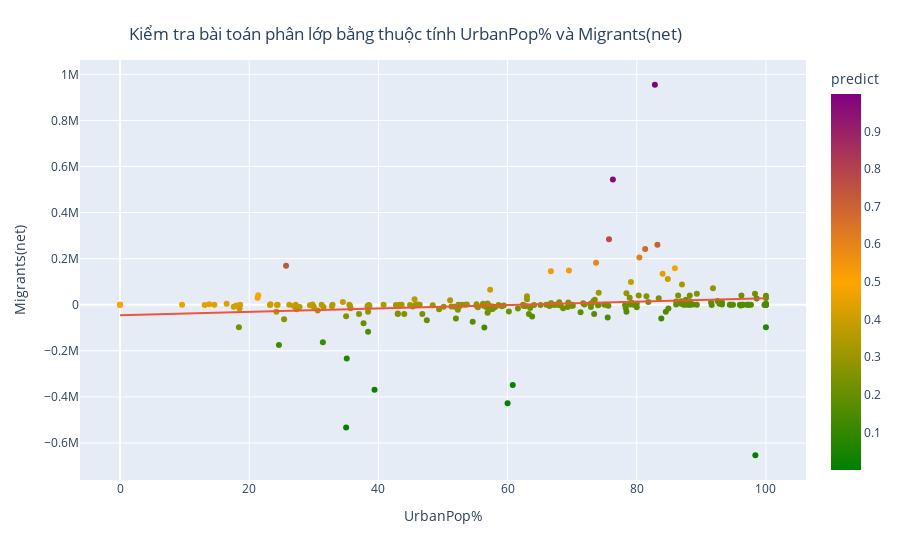

This figure's notebook cell:
### Code cell
fig=px.scatter(dict_, x="UrbanPop%", y="Migrants(net)",
        color="predict", hover_data=['Country'], color_continuous_scale=['green','orange', 'purple'], trendline='ols')

fig.update_layout(
    title={
        'text': "Kiểm tra bài toán phân lớp bằng thuộc tính UrbanPop% và Migrants(net)",
        'y':0.95,
        'x':0.45,
        'xanchor': 'center',
        'yanchor': 'top'})

fig.show()

### Figure 1 — Plotly figure (JSON) as saved in the notebook; plotly's stock layout.template omitted (floating-point values rounded to 4 significant figures; data arrays with more than 128 entries replaced by an {"elided": "..."} marker saying what was removed)
{"data": [{"customdata": {"elided": "235x1 str values"}, "hovertemplate": "UrbanPop%=%{x}<br>Migrants(net)=%{y}<br>Country=%{customdata[0]}<br>predict=%{marker.color}<extra></extra>", "legendgroup": "", "marker": {"color": {"elided": "235 float values"}, "coloraxis": "coloraxis", "symbol": "circle"}, "mode": "markers", "name": "", "orientation": "v", "showlegend": false, "type": "scatter", "x": {"elided": "235 float values"}, "xaxis": "x", "y": {"elided": "235 int values"}, "yaxis": "y"}, {"hovertemplate": "<b>OLS trendline</b><br>Migrants(net) = 741.459 * UrbanPop% + -45725.7<br>R<sup>2</sup>=0.026690<br><br>UrbanPop%=%{x}<br>Migrants(net)=%{y} <b>(trend)</b><extra></extra>", "legendgroup": "", "marker": {"symbol": "circle"}, "mode": "lines", "name": "", "showlegend": false, "type": "scatter", "x": {"elided": "235 float values"}, "xaxis": "x", "y": {"elided": "235 float values"}, "yaxis": "y"}], "layout": {"coloraxis": {"colorbar": {"title": {"text": "predict"}}, "colorscale": [[0, "green"], [0.5, "orange"], [1, "purple"]]}, "legend": {"tracegroupgap": 0}, "margin": {"t": 60}, "title": {"text": "Kiểm tra bài toán phân lớp bằng thuộc tính UrbanPop% và Migrants(net)", "x": 0.45, "xanchor": "center", "y": 0.95, "yanchor": "top"}, "xaxis": {"anchor": "y", "domain": [0, 1], "title": {"text": "UrbanPop%"}}, "yaxis": {"anchor": "x", "domain": [0, 1], "title": {"text": "Migrants(net)"}}}}
